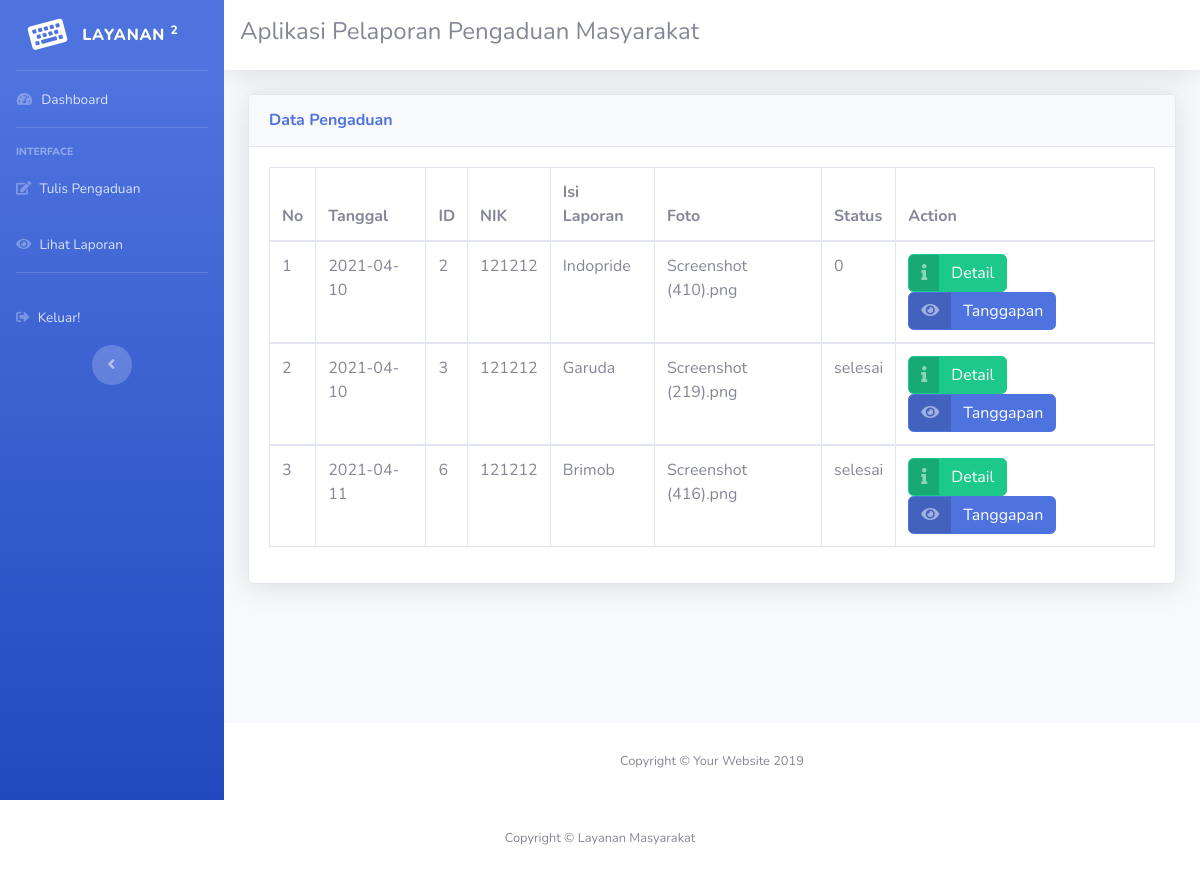
Screenshot of /masyarakat.php?url=lihat_pengaduan (signed in) with the database file from the repository.
### tables this page shows
CREATE TABLE `pengaduan` (
  `id_pengaduan` int(11) NOT NULL,
  `tgl_pengaduan` date NOT NULL,
  `nik` varchar(16) NOT NULL,
  `isi_laporan` text NOT NULL,
  `foto` varchar(255) NOT NULL,
  `status` enum('0','proses','selesai','') NOT NULL
);

### lihat_pengaduan.php (the view, shortened to what this page needs)
<!DOCTYPE html>
<html lang="en">
<head>
  <link href="vendor/fontawesome-free/css/all.min.css" rel="stylesheet" type="text/css">
  <link href="css/sb-admin-2.min.css" rel="stylesheet">
  <link href="vendor/datatables/dataTables.bootstrap4.min.css" rel="stylesheet">
</head>
<body id="page-top">
          <div class="card shadow mb-4">
            <div class="card-header py-3">
              <h6 class="m-0 font-weight-bold text-primary">Data Pengaduan</h6>
            </div>
            <div class="card-body">
              <div class="table-responsive">
                <table class="table table-bordered" id="dataTable" width="100%" cellspacing="0">
                  <thead>
                    <tr>
                      <th>No</th>
                      <th>Tanggal</th>
                      <th>ID</th>
                      <th>NIK</th>
                      <th>Isi Laporan</th>
                      <th>Foto</th>
                      <th>Status</th>
                      <th>Action</th>
                    </tr>
                  </thead>
                  <?php
                  require 'koneksi.php';
                  $sql = mysqli_query($conf, "SELECT * FROM pengaduan WHERE nik='$_SESSION[nik]'");
                  $no = 1;
                  while ($data = mysqli_fetch_array($sql)) {
                  ?>
                  <tbody>
                    <tr>
                      <td><?php echo $no ?></td>
                      <td><?php echo $data['tgl_pengaduan']; ?></td>
                      <td><?php echo $data['id_pengaduan']; ?></td>
                      <td><?php echo $data['nik']; ?></td>
                      <td><?php echo $data['isi_laporan']; ?></td>
                      <td><?php echo $data['foto']; ?></td>
                      <td><?php echo $data['status']; ?></td>
                      <td>
                        <a href="?url=detail_pengaduan&id=<?php echo $data['id_pengaduan']; ?>" class="btn btn-success btn-icon-split">
                          <span class="icon text-white-50">
                            <i class="fas fa-info"></i>
                          </span>
                          <span class="text">Detail</span>
                        </a>
                        <a href="?url=lihat_tanggapan&id=<?php echo $data['id_pengaduan']; ?>" class="btn btn-primary btn-icon-split">
                          <span class="icon text-white-50">
                            <i class="fas fa-eye"></i>
                          </span>
                          <span class="text">Tanggapan</span>
                        </a>
                      </td>
                    </tr>
                  </tbody>
                  <?php
                  $no++;
                  }
                  ?>
                </table>
              </div>
            </div>
          </div>
        </div>
      </div>
      <footer class="sticky-footer bg-white">
        <div class="container my-auto">
          <div class="copyright text-center my-auto">
            <span>Copyright &copy; Your Website 2019</span>
          </div>
        </div>
      </footer>
    </div>
  </div>
</body>
</html>

### rows the page displays
pengaduan: tgl_pengaduan "2021-04-10", id_pengaduan "2", nik "121212", isi_laporan "Indopride", foto "Screenshot (410).png", status "0"
pengaduan: tgl_pengaduan "2021-04-10", id_pengaduan "3", nik "121212", isi_laporan "Garuda", foto "Screenshot (219).png", status "selesai"
pengaduan: tgl_pengaduan "2021-04-11", id_pengaduan "6", nik "121212", isi_laporan "Brimob", foto "Screenshot (416).png", status "selesai"
